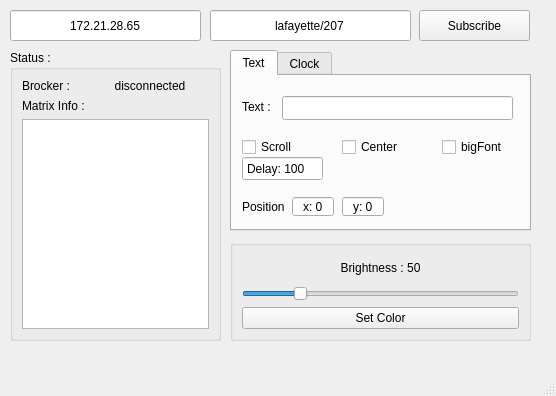
<?xml version="1.0" encoding="UTF-8"?>
<ui version="4.0">
 <class>MainWindow</class>
 <widget class="QMainWindow" name="MainWindow">
  <property name="geometry">
   <rect>
    <x>0</x>
    <y>0</y>
    <width>556</width>
    <height>396</height>
   </rect>
  </property>
  <property name="windowTitle">
   <string>MainWindow</string>
  </property>
  <widget class="QWidget" name="centralwidget">
   <widget class="QLineEdit" name="lineEditHostname">
    <property name="geometry">
     <rect>
      <x>10</x>
      <y>10</y>
      <width>191</width>
      <height>31</height>
     </rect>
    </property>
    <property name="text">
     <string>172.21.28.65</string>
    </property>
    <property name="maxLength">
     <number>30</number>
    </property>
    <property name="alignment">
     <set>Qt::AlignCenter</set>
    </property>
   </widget>
   <widget class="QTabWidget" name="tabWidget">
    <property name="geometry">
     <rect>
      <x>230</x>
      <y>50</y>
      <width>301</width>
      <height>181</height>
     </rect>
    </property>
    <property name="currentIndex">
     <number>0</number>
    </property>
    <widget class="QWidget" name="tabText">
     <attribute name="title">
      <string>Text</string>
     </attribute>
     <widget class="QLineEdit" name="lineEditText">
      <property name="geometry">
       <rect>
        <x>50</x>
        <y>20</y>
        <width>231</width>
        <height>24</height>
       </rect>
      </property>
      <property name="maxLength">
       <number>100</number>
      </property>
      <property name="frame">
       <bool>true</bool>
      </property>
     </widget>
     <widget class="QLabel" name="labelText">
      <property name="geometry">
       <rect>
        <x>10</x>
        <y>20</y>
        <width>31</width>
        <height>21</height>
       </rect>
      </property>
      <property name="text">
       <string>Text :</string>
      </property>
     </widget>
     <widget class="QCheckBox" name="checkBoxScroll">
      <property name="geometry">
       <rect>
        <x>10</x>
        <y>60</y>
        <width>78</width>
        <height>22</height>
       </rect>
      </property>
      <property name="text">
       <string>Scroll</string>
      </property>
     </widget>
     <widget class="QCheckBox" name="checkBoxCenter">
      <property name="geometry">
       <rect>
        <x>110</x>
        <y>60</y>
        <width>78</width>
        <height>22</height>
       </rect>
      </property>
      <property name="text">
       <string>Center</string>
      </property>
     </widget>
     <widget class="QSpinBox" name="spinBoxScrollDelay">
      <property name="geometry">
       <rect>
        <x>10</x>
        <y>80</y>
        <width>81</width>
        <height>25</height>
       </rect>
      </property>
      <property name="alignment">
       <set>Qt::AlignLeading|Qt::AlignLeft|Qt::AlignVCenter</set>
      </property>
      <property name="buttonSymbols">
       <enum>QAbstractSpinBox::NoButtons</enum>
      </property>
      <property name="prefix">
       <string>Delay: </string>
      </property>
      <property name="minimum">
       <number>1</number>
      </property>
      <property name="maximum">
       <number>1000</number>
      </property>
      <property name="value">
       <number>100</number>
      </property>
     </widget>
     <widget class="QCheckBox" name="checkBoxBigFont">
      <property name="geometry">
       <rect>
        <x>210</x>
        <y>60</y>
        <width>78</width>
        <height>22</height>
       </rect>
      </property>
      <property name="text">
       <string>bigFont</string>
      </property>
     </widget>
     <widget class="QLabel" name="labelPosition">
      <property name="geometry">
       <rect>
        <x>10</x>
        <y>120</y>
        <width>71</width>
        <height>21</height>
       </rect>
      </property>
      <property name="text">
       <string>Position</string>
      </property>
     </widget>
     <widget class="QSpinBox" name="spinBoxPosition_X">
      <property name="geometry">
       <rect>
        <x>60</x>
        <y>120</y>
        <width>42</width>
        <height>21</height>
       </rect>
      </property>
      <property name="alignment">
       <set>Qt::AlignCenter</set>
      </property>
      <property name="buttonSymbols">
       <enum>QAbstractSpinBox::NoButtons</enum>
      </property>
      <property name="suffix">
       <string/>
      </property>
      <property name="prefix">
       <string>x: </string>
      </property>
      <property name="maximum">
       <number>31</number>
      </property>
     </widget>
     <widget class="QSpinBox" name="spinBoxPosition_Y">
      <property name="geometry">
       <rect>
        <x>110</x>
        <y>120</y>
        <width>42</width>
        <height>21</height>
       </rect>
      </property>
      <property name="alignment">
       <set>Qt::AlignCenter</set>
      </property>
      <property name="buttonSymbols">
       <enum>QAbstractSpinBox::NoButtons</enum>
      </property>
      <property name="prefix">
       <string>y: </string>
      </property>
      <property name="maximum">
       <number>15</number>
      </property>
     </widget>
    </widget>
    <widget class="QWidget" name="tabClock">
     <attribute name="title">
      <string>Clock</string>
     </attribute>
     <widget class="QCheckBox" name="checkBoxShowClock">
      <property name="enabled">
       <bool>true</bool>
      </property>
      <property name="geometry">
       <rect>
        <x>10</x>
        <y>20</y>
        <width>121</width>
        <height>22</height>
       </rect>
      </property>
      <property name="text">
       <string>Show Clock</string>
      </property>
     </widget>
     <widget class="QCheckBox" name="checkBoxAktiv">
      <property name="enabled">
       <bool>true</bool>
      </property>
      <property name="geometry">
       <rect>
        <x>10</x>
        <y>50</y>
        <width>111</width>
        <height>22</height>
       </rect>
      </property>
      <property name="text">
       <string>Clock or Date</string>
      </property>
     </widget>
     <widget class="QCheckBox" name="checkBoxSeconds">
      <property name="enabled">
       <bool>true</bool>
      </property>
      <property name="geometry">
       <rect>
        <x>140</x>
        <y>20</y>
        <width>131</width>
        <height>22</height>
       </rect>
      </property>
      <property name="text">
       <string>Seconds</string>
      </property>
     </widget>
     <widget class="QCheckBox" name="checkBoxWeek">
      <property name="enabled">
       <bool>true</bool>
      </property>
      <property name="geometry">
       <rect>
        <x>140</x>
        <y>50</y>
        <width>121</width>
        <height>22</height>
       </rect>
      </property>
      <property name="text">
       <string>Display week</string>
      </property>
     </widget>
     <widget class="QSpinBox" name="spinBoxSwitchSec">
      <property name="geometry">
       <rect>
        <x>10</x>
        <y>80</y>
        <width>111</width>
        <height>25</height>
       </rect>
      </property>
      <property name="alignment">
       <set>Qt::AlignLeading|Qt::AlignLeft|Qt::AlignVCenter</set>
      </property>
      <property name="buttonSymbols">
       <enum>QAbstractSpinBox::NoButtons</enum>
      </property>
      <property name="prefix">
       <string>Switch Sec: </string>
      </property>
      <property name="minimum">
       <number>1</number>
      </property>
      <property name="maximum">
       <number>9999</number>
      </property>
      <property name="singleStep">
       <number>1</number>
      </property>
      <property name="value">
       <number>5</number>
      </property>
     </widget>
    </widget>
   </widget>
   <widget class="QGroupBox" name="groupBoxStyle">
    <property name="geometry">
     <rect>
      <x>230</x>
      <y>240</y>
      <width>301</width>
      <height>101</height>
     </rect>
    </property>
    <property name="title">
     <string/>
    </property>
    <layout class="QVBoxLayout" name="verticalLayout">
     <item>
      <widget class="QLabel" name="labelBrightness">
       <property name="contextMenuPolicy">
        <enum>Qt::NoContextMenu</enum>
       </property>
       <property name="text">
        <string>Brightness : 50</string>
       </property>
       <property name="alignment">
        <set>Qt::AlignCenter</set>
       </property>
      </widget>
     </item>
     <item>
      <widget class="QSlider" name="sliderBrightness">
       <property name="minimum">
        <number>1</number>
       </property>
       <property name="maximum">
        <number>255</number>
       </property>
       <property name="value">
        <number>50</number>
       </property>
       <property name="orientation">
        <enum>Qt::Horizontal</enum>
       </property>
      </widget>
     </item>
     <item>
      <widget class="QPushButton" name="btnColor">
       <property name="text">
        <string>Set Color</string>
       </property>
      </widget>
     </item>
    </layout>
   </widget>
   <widget class="QLineEdit" name="lineEditTopic">
    <property name="geometry">
     <rect>
      <x>210</x>
      <y>10</y>
      <width>201</width>
      <height>31</height>
     </rect>
    </property>
    <property name="text">
     <string>lafayette/207</string>
    </property>
    <property name="maxLength">
     <number>30</number>
    </property>
    <property name="alignment">
     <set>Qt::AlignCenter</set>
    </property>
   </widget>
   <widget class="QPushButton" name="subscribeBtn">
    <property name="geometry">
     <rect>
      <x>419</x>
      <y>10</y>
      <width>111</width>
      <height>31</height>
     </rect>
    </property>
    <property name="text">
     <string>Subscribe</string>
    </property>
   </widget>
   <widget class="QGroupBox" name="groupBox">
    <property name="geometry">
     <rect>
      <x>10</x>
      <y>50</y>
      <width>211</width>
      <height>291</height>
     </rect>
    </property>
    <property name="title">
     <string>Status :</string>
    </property>
    <layout class="QFormLayout" name="formLayout">
     <item row="0" column="0">
      <widget class="QLabel" name="label">
       <property name="text">
        <string>Brocker :</string>
       </property>
      </widget>
     </item>
     <item row="0" column="1">
      <widget class="QLabel" name="labelStatus">
       <property name="text">
        <string>disconnected</string>
       </property>
       <property name="alignment">
        <set>Qt::AlignCenter</set>
       </property>
      </widget>
     </item>
     <item row="1" column="0">
      <widget class="QLabel" name="label_2">
       <property name="text">
        <string>Matrix Info :</string>
       </property>
      </widget>
     </item>
     <item row="2" column="0" colspan="2">
      <widget class="QTextBrowser" name="textBrowserMatrixInfo"/>
     </item>
    </layout>
   </widget>
  </widget>
  <widget class="QMenuBar" name="menubar">
   <property name="geometry">
    <rect>
     <x>0</x>
     <y>0</y>
     <width>556</width>
     <height>21</height>
    </rect>
   </property>
  </widget>
  <widget class="QStatusBar" name="statusbar"/>
 </widget>
 <resources/>
 <connections>
  <connection>
   <sender>btnColor</sender>
   <signal>clicked()</signal>
   <receiver>MainWindow</receiver>
   <slot>colorBtnClicked()</slot>
   <hints>
    <hint type="sourcelabel">
     <x>65</x>
     <y>226</y>
    </hint>
    <hint type="destinationlabel">
     <x>345</x>
     <y>171</y>
    </hint>
   </hints>
  </connection>
  <connection>
   <sender>sliderBrightness</sender>
   <signal>valueChanged(int)</signal>
   <receiver>MainWindow</receiver>
   <slot>brightnessChanged()</slot>
   <hints>
    <hint type="sourcelabel">
     <x>95</x>
     <y>151</y>
    </hint>
    <hint type="destinationlabel">
     <x>283</x>
     <y>167</y>
    </hint>
   </hints>
  </connection>
  <connection>
   <sender>checkBoxScroll</sender>
   <signal>stateChanged(int)</signal>
   <receiver>MainWindow</receiver>
   <slot>updateText()</slot>
   <hints>
    <hint type="sourcelabel">
     <x>260</x>
     <y>129</y>
    </hint>
    <hint type="destinationlabel">
     <x>283</x>
     <y>167</y>
    </hint>
   </hints>
  </connection>
  <connection>
   <sender>checkBoxCenter</sender>
   <signal>stateChanged(int)</signal>
   <receiver>MainWindow</receiver>
   <slot>updateText()</slot>
   <hints>
    <hint type="sourcelabel">
     <x>360</x>
     <y>129</y>
    </hint>
    <hint type="destinationlabel">
     <x>283</x>
     <y>167</y>
    </hint>
   </hints>
  </connection>
  <connection>
   <sender>spinBoxScrollDelay</sender>
   <signal>valueChanged(int)</signal>
   <receiver>MainWindow</receiver>
   <slot>updateText()</slot>
   <hints>
    <hint type="sourcelabel">
     <x>262</x>
     <y>151</y>
    </hint>
    <hint type="destinationlabel">
     <x>283</x>
     <y>167</y>
    </hint>
   </hints>
  </connection>
  <connection>
   <sender>spinBoxPosition_X</sender>
   <signal>valueChanged(int)</signal>
   <receiver>MainWindow</receiver>
   <slot>positionChanged()</slot>
   <hints>
    <hint type="sourcelabel">
     <x>90</x>
     <y>181</y>
    </hint>
    <hint type="destinationlabel">
     <x>345</x>
     <y>171</y>
    </hint>
   </hints>
  </connection>
  <connection>
   <sender>spinBoxPosition_Y</sender>
   <signal>valueChanged(int)</signal>
   <receiver>MainWindow</receiver>
   <slot>positionChanged()</slot>
   <hints>
    <hint type="sourcelabel">
     <x>140</x>
     <y>181</y>
    </hint>
    <hint type="destinationlabel">
     <x>345</x>
     <y>171</y>
    </hint>
   </hints>
  </connection>
  <connection>
   <sender>lineEditText</sender>
   <signal>textChanged(QString)</signal>
   <receiver>MainWindow</receiver>
   <slot>updateText()</slot>
   <hints>
    <hint type="sourcelabel">
     <x>377</x>
     <y>90</y>
    </hint>
    <hint type="destinationlabel">
     <x>283</x>
     <y>167</y>
    </hint>
   </hints>
  </connection>
  <connection>
   <sender>checkBoxBigFont</sender>
   <signal>stateChanged(int)</signal>
   <receiver>MainWindow</receiver>
   <slot>updateText()</slot>
   <hints>
    <hint type="sourcelabel">
     <x>460</x>
     <y>129</y>
    </hint>
    <hint type="destinationlabel">
     <x>283</x>
     <y>167</y>
    </hint>
   </hints>
  </connection>
  <connection>
   <sender>subscribeBtn</sender>
   <signal>clicked()</signal>
   <receiver>MainWindow</receiver>
   <slot>btnSubscribe()</slot>
   <hints>
    <hint type="sourcelabel">
     <x>179</x>
     <y>86</y>
    </hint>
    <hint type="destinationlabel">
     <x>272</x>
     <y>256</y>
    </hint>
   </hints>
  </connection>
  <connection>
   <sender>checkBoxShowClock</sender>
   <signal>stateChanged(int)</signal>
   <receiver>MainWindow</receiver>
   <slot>updateClock()</slot>
   <hints>
    <hint type="sourcelabel">
     <x>302</x>
     <y>129</y>
    </hint>
    <hint type="destinationlabel">
     <x>277</x>
     <y>197</y>
    </hint>
   </hints>
  </connection>
  <connection>
   <sender>checkBoxSeconds</sender>
   <signal>stateChanged(int)</signal>
   <receiver>MainWindow</receiver>
   <slot>updateClock()</slot>
   <hints>
    <hint type="sourcelabel">
     <x>437</x>
     <y>129</y>
    </hint>
    <hint type="destinationlabel">
     <x>277</x>
     <y>197</y>
    </hint>
   </hints>
  </connection>
  <connection>
   <sender>checkBoxAktiv</sender>
   <signal>stateChanged(int)</signal>
   <receiver>MainWindow</receiver>
   <slot>updateClock()</slot>
   <hints>
    <hint type="sourcelabel">
     <x>297</x>
     <y>159</y>
    </hint>
    <hint type="destinationlabel">
     <x>277</x>
     <y>197</y>
    </hint>
   </hints>
  </connection>
  <connection>
   <sender>checkBoxWeek</sender>
   <signal>stateChanged(int)</signal>
   <receiver>MainWindow</receiver>
   <slot>updateClock()</slot>
   <hints>
    <hint type="sourcelabel">
     <x>432</x>
     <y>159</y>
    </hint>
    <hint type="destinationlabel">
     <x>277</x>
     <y>197</y>
    </hint>
   </hints>
  </connection>
  <connection>
   <sender>spinBoxSwitchSec</sender>
   <signal>valueChanged(int)</signal>
   <receiver>MainWindow</receiver>
   <slot>updateClock()</slot>
   <hints>
    <hint type="sourcelabel">
     <x>297</x>
     <y>191</y>
    </hint>
    <hint type="destinationlabel">
     <x>277</x>
     <y>197</y>
    </hint>
   </hints>
  </connection>
 </connections>
 <slots>
  <slot>positionChanged()</slot>
  <slot>colorBtnClicked()</slot>
  <slot>brightnessChanged()</slot>
  <slot>updateText()</slot>
  <slot>bitmapDraw()</slot>
  <slot>btnSubscribe()</slot>
  <slot>updateClock()</slot>
 </slots>
</ui>
